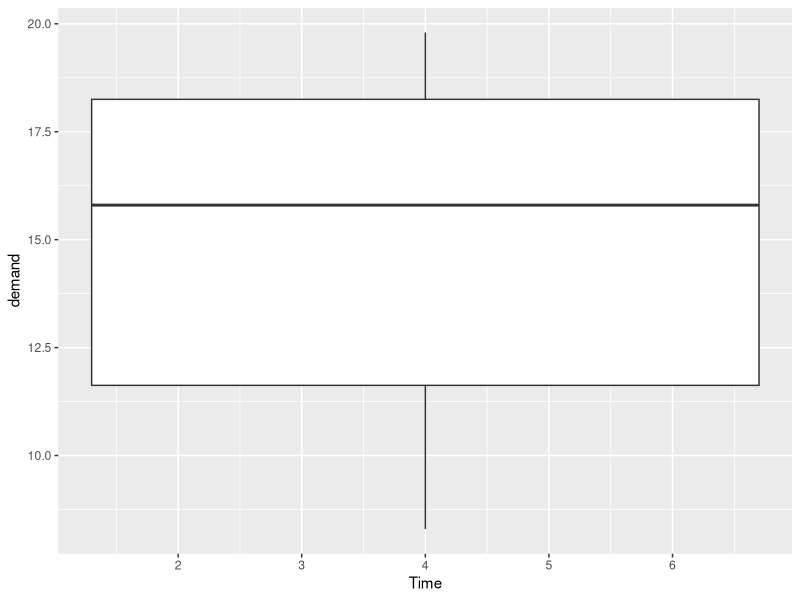
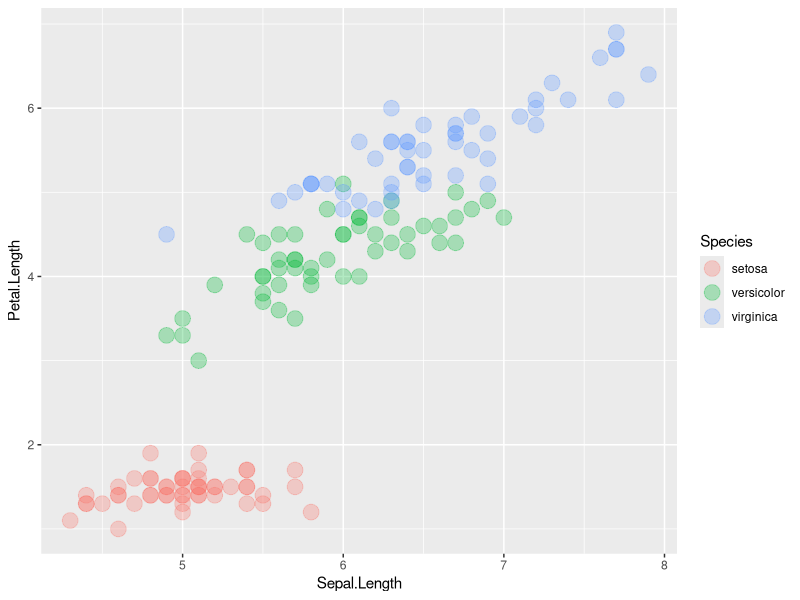

R code for these plots, in order:
library(tidyverse)



ggplot(BOD, aes(x= Time,y = demand)) + geom_boxplot()
 

View(iris)
iris %>%
ggplot(aes(Sepal.Length,Petal.Length, colour = Species)) + geom_point(size =5, alpha = 0.3)
 
 